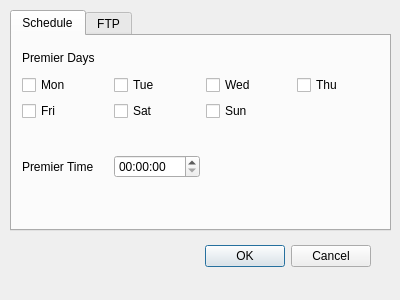
<?xml version="1.0" encoding="UTF-8"?>
<ui version="4.0">
 <class>Dialog</class>
 <widget class="QDialog" name="Dialog">
  <property name="geometry">
   <rect>
    <x>0</x>
    <y>0</y>
    <width>400</width>
    <height>300</height>
   </rect>
  </property>
  <property name="windowTitle">
   <string>Dialog</string>
  </property>
  <widget class="QDialogButtonBox" name="buttonBox">
   <property name="geometry">
    <rect>
     <x>30</x>
     <y>240</y>
     <width>341</width>
     <height>32</height>
    </rect>
   </property>
   <property name="orientation">
    <enum>Qt::Horizontal</enum>
   </property>
   <property name="standardButtons">
    <set>QDialogButtonBox::Cancel|QDialogButtonBox::Ok</set>
   </property>
  </widget>
  <widget class="QWidget" name="verticalLayoutWidget">
   <property name="geometry">
    <rect>
     <x>10</x>
     <y>10</y>
     <width>381</width>
     <height>221</height>
    </rect>
   </property>
   <layout class="QVBoxLayout" name="verticalLayout">
    <item>
     <widget class="QTabWidget" name="tabWidget">
      <property name="currentIndex">
       <number>0</number>
      </property>
      <widget class="QWidget" name="schedule_tab">
       <attribute name="title">
        <string>Schedule</string>
       </attribute>
       <widget class="QWidget" name="gridLayoutWidget_2">
        <property name="geometry">
         <rect>
          <x>10</x>
          <y>10</y>
          <width>361</width>
          <height>132</height>
         </rect>
        </property>
        <layout class="QGridLayout" name="gridLayout_2">
         <item row="1" column="1">
          <widget class="QCheckBox" name="tue_checkbox">
           <property name="text">
            <string>Tue</string>
           </property>
          </widget>
         </item>
         <item row="5" column="1">
          <widget class="QTimeEdit" name="timeEdit"/>
         </item>
         <item row="2" column="0">
          <widget class="QCheckBox" name="checkBox_5">
           <property name="text">
            <string>Fri</string>
           </property>
          </widget>
         </item>
         <item row="2" column="2">
          <widget class="QCheckBox" name="checkBox_7">
           <property name="text">
            <string>Sun</string>
           </property>
          </widget>
         </item>
         <item row="5" column="0">
          <widget class="QLabel" name="label_6">
           <property name="text">
            <string>Premier Time</string>
           </property>
          </widget>
         </item>
         <item row="1" column="3">
          <widget class="QCheckBox" name="thu_checkbox">
           <property name="text">
            <string>Thu</string>
           </property>
          </widget>
         </item>
         <item row="1" column="0">
          <widget class="QCheckBox" name="mon_checkbox">
           <property name="text">
            <string>Mon</string>
           </property>
          </widget>
         </item>
         <item row="0" column="0">
          <widget class="QLabel" name="label_5">
           <property name="text">
            <string>Premier Days</string>
           </property>
          </widget>
         </item>
         <item row="2" column="1">
          <widget class="QCheckBox" name="sat_checkbox">
           <property name="text">
            <string>Sat</string>
           </property>
          </widget>
         </item>
         <item row="1" column="2">
          <widget class="QCheckBox" name="wed_checkbox">
           <property name="text">
            <string>Wed</string>
           </property>
          </widget>
         </item>
         <item row="3" column="1">
          <widget class="QLabel" name="label_7">
           <property name="enabled">
            <bool>false</bool>
           </property>
           <property name="text">
            <string/>
           </property>
          </widget>
         </item>
        </layout>
       </widget>
      </widget>
      <widget class="QWidget" name="ftp_tab">
       <attribute name="title">
        <string>FTP</string>
       </attribute>
       <widget class="QWidget" name="formLayoutWidget">
        <property name="geometry">
         <rect>
          <x>10</x>
          <y>10</y>
          <width>351</width>
          <height>171</height>
         </rect>
        </property>
        <layout class="QFormLayout" name="formLayout">
         <item row="1" column="1">
          <widget class="QLineEdit" name="lineEdit">
           <property name="layoutDirection">
            <enum>Qt::LeftToRight</enum>
           </property>
           <property name="text">
            <string notr="true"/>
           </property>
          </widget>
         </item>
         <item row="2" column="0">
          <widget class="QLabel" name="label_2">
           <property name="text">
            <string>User</string>
           </property>
          </widget>
         </item>
         <item row="2" column="1">
          <widget class="QLineEdit" name="lineEdit_2">
           <property name="layoutDirection">
            <enum>Qt::LeftToRight</enum>
           </property>
           <property name="text">
            <string notr="true"/>
           </property>
          </widget>
         </item>
         <item row="3" column="0">
          <widget class="QLabel" name="label_3">
           <property name="text">
            <string>Password</string>
           </property>
          </widget>
         </item>
         <item row="3" column="1">
          <widget class="QLineEdit" name="lineEdit_3">
           <property name="layoutDirection">
            <enum>Qt::LeftToRight</enum>
           </property>
           <property name="text">
            <string notr="true"/>
           </property>
          </widget>
         </item>
         <item row="4" column="0">
          <widget class="QLabel" name="label_4">
           <property name="text">
            <string>Port</string>
           </property>
          </widget>
         </item>
         <item row="4" column="1">
          <widget class="QSpinBox" name="spinBox"/>
         </item>
         <item row="1" column="0">
          <widget class="QLabel" name="label">
           <property name="text">
            <string>Host</string>
           </property>
          </widget>
         </item>
         <item row="5" column="0">
          <widget class="QLabel" name="label_8">
           <property name="text">
            <string>Remote Path</string>
           </property>
          </widget>
         </item>
         <item row="5" column="1">
          <widget class="QLineEdit" name="lineEdit_4">
           <property name="layoutDirection">
            <enum>Qt::LeftToRight</enum>
           </property>
           <property name="text">
            <string notr="true"/>
           </property>
          </widget>
         </item>
        </layout>
       </widget>
      </widget>
     </widget>
    </item>
    <item>
     <layout class="QGridLayout" name="gridLayout_3"/>
    </item>
   </layout>
  </widget>
 </widget>
 <resources/>
 <connections>
  <connection>
   <sender>buttonBox</sender>
   <signal>accepted()</signal>
   <receiver>Dialog</receiver>
   <slot>accept()</slot>
   <hints>
    <hint type="sourcelabel">
     <x>248</x>
     <y>254</y>
    </hint>
    <hint type="destinationlabel">
     <x>157</x>
     <y>274</y>
    </hint>
   </hints>
  </connection>
  <connection>
   <sender>buttonBox</sender>
   <signal>rejected()</signal>
   <receiver>Dialog</receiver>
   <slot>reject()</slot>
   <hints>
    <hint type="sourcelabel">
     <x>316</x>
     <y>260</y>
    </hint>
    <hint type="destinationlabel">
     <x>286</x>
     <y>274</y>
    </hint>
   </hints>
  </connection>
 </connections>
</ui>
